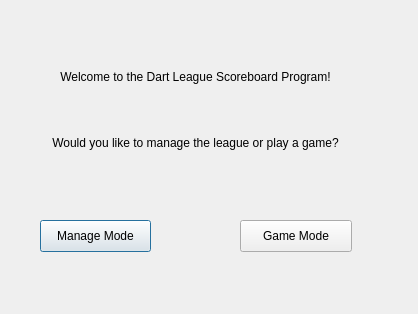
<?xml version="1.0" encoding="UTF-8"?>
<ui version="4.0">
 <class>StartupMenu</class>
 <widget class="QDialog" name="StartupMenu">
  <property name="geometry">
   <rect>
    <x>0</x>
    <y>0</y>
    <width>418</width>
    <height>314</height>
   </rect>
  </property>
  <property name="cursor">
   <cursorShape>ArrowCursor</cursorShape>
  </property>
  <property name="windowTitle">
   <string>Dialog</string>
  </property>
  <widget class="QPushButton" name="pushButton">
   <property name="geometry">
    <rect>
     <x>40</x>
     <y>220</y>
     <width>111</width>
     <height>32</height>
    </rect>
   </property>
   <property name="text">
    <string>Manage Mode</string>
   </property>
  </widget>
  <widget class="QPushButton" name="GameButton">
   <property name="geometry">
    <rect>
     <x>240</x>
     <y>220</y>
     <width>112</width>
     <height>32</height>
    </rect>
   </property>
   <property name="text">
    <string>Game Mode</string>
   </property>
  </widget>
  <widget class="QLabel" name="label">
   <property name="geometry">
    <rect>
     <x>20</x>
     <y>50</y>
     <width>351</width>
     <height>121</height>
    </rect>
   </property>
   <property name="text">
    <string>&lt;html&gt;&lt;head/&gt;&lt;body&gt;&lt;p align=&quot;center&quot;&gt;Welcome to the Dart League Scoreboard Program!&lt;/p&gt;&lt;p&gt;&lt;br/&gt;&lt;/p&gt;&lt;p align=&quot;center&quot;&gt;Would you like to manage the league or play a game?&lt;/p&gt;&lt;/body&gt;&lt;/html&gt;</string>
   </property>
  </widget>
 </widget>
 <resources/>
 <connections/>
</ui>
